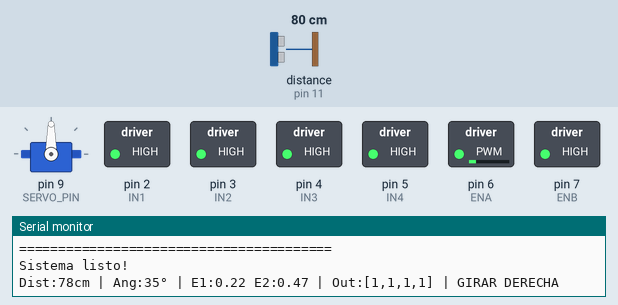
The sketch below on a simulated Arduino Uno, built with avr-gcc and run on an emulated ATmega328P. Shown: servo, switched loads named in the sketch (green lamp = pin HIGH), the last lines printed to the serial monitor. Wiring (inferred from the names in the program): ultrasonic range finder: trigger pin 12; echo pin 11. The test bench sets the inputs (shaded band); at power-on: distance to the obstacle (sensor on pin 11) 80 cm. The echo pulse lasts 58.3 µs per cm; pins used as bus, display or sensor lines are not drawn.

Above: at 2.38 s.
2.4 s: distance to the obstacle (sensor on pin 11) set to 50 cm
At 2.68 s:
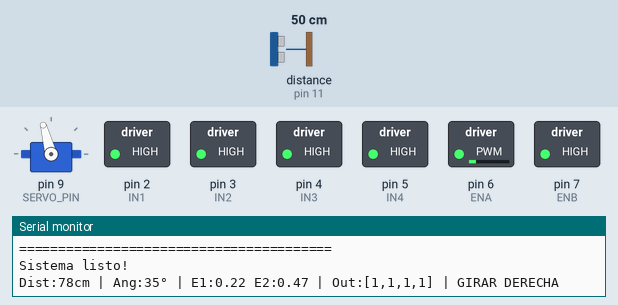
9.3 s: distance to the obstacle (sensor on pin 11) set to 46 cm
16.2 s: distance to the obstacle (sensor on pin 11) set to 2 cm
At 22.88 s:
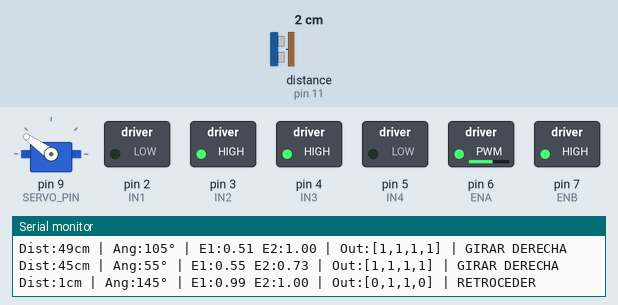
24.5 s: distance to the obstacle (sensor on pin 11) set to 39 cm
33.9 s: distance to the obstacle (sensor on pin 11) set to 45 cm
At 41.08 s:
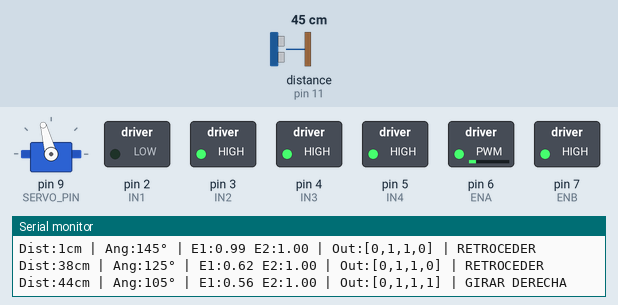
42.7 s: distance to the obstacle (sensor on pin 11) set to 120 cm
At 48.98 s:
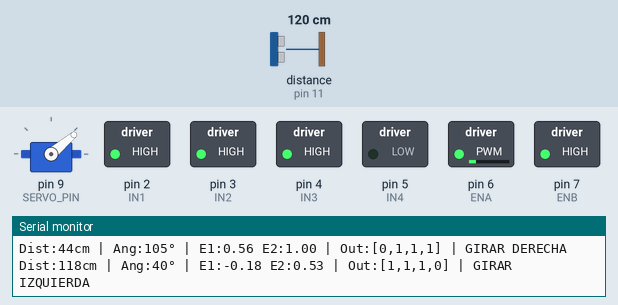
Timing chart, 0 to 52.5 s (numbered marks = the images above; inputs shaded):
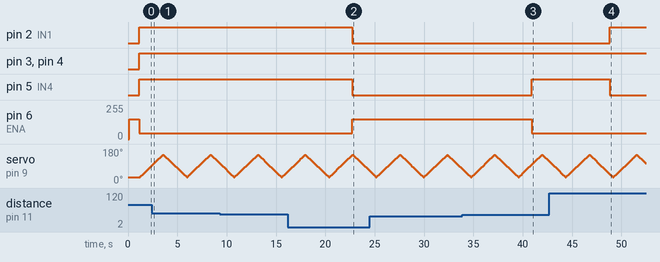

Measured:
- the behaviour switches between 44 and 45 cm on distance to the obstacle (sensor on pin 11) (found by bisection; images 2 and 3)
- after the input at 16.2 s, pin 5 (IN4): HIGH → LOW after 6.5 s; pin 6 (ENA): 44/255 → 150/255 after 6.5 s
- after the input at 33.9 s, pin 5 (IN4): LOW → HIGH after 7.0 s; pin 6 (ENA): 150/255 → 44/255 after 7.0 s
- after the input at 42.7 s, pin 5 (IN4): HIGH → LOW after 6.1 s

The sketch:

gabriel_coche_original.ino
```cpp
/*
 * COCHE AUTÓNOMO CON RED NEURONAL - GABRIEL OSEMBERG
 * RED ORIGINAL [2,3,4] - PESOS ENTRENADOS
 *
 * Proyecto: Arduino + Machine Learning para navegación autónoma
 * Curso: Metodologías de Resolución de Problemas
 *
 * Resultados del Entrenamiento:
 * - Error final: 0.022826
 * - Precisión: 100%
 * - Épocas: 40,000
 */

#include <Servo.h>

// ============================================================================
// CONFIGURACIÓN DE PINES
// ============================================================================

// Motor Driver L298N
#define IN1 2
#define IN2 3
#define IN3 4
#define IN4 5
#define ENA 6  // PWM para velocidad motor izquierdo
#define ENB 7  // PWM para velocidad motor derecho

// Sensor Ultrasónico
#define ECHO_PIN 11
#define TRIG_PIN 12

// Servo Motor
#define SERVO_PIN 9
Servo servoMotor;

// ============================================================================
// PARÁMETROS DE CONTROL
// ============================================================================

#define SPEED 150            // Velocidad base (0-255)
#define ANGULO_MIN 30        // Ángulo mínimo del servo
#define ANGULO_MAX 150       // Ángulo máximo del servo
#define DISTANCIA_MAXIMA 200 // Distancia máxima de detección (cm)

// Variables de control del servo
int grados_servo = ANGULO_MIN;
int incremento = 5;
unsigned long previousMillis = 0;
const long interval = 100;  // Intervalo de actualización servo (ms)

// Variables para tiempo de reacción adaptativo
int accionEnCurso = 0;
const int MULTIPLICADOR_REACCION = 50;

// ============================================================================
// ARQUITECTURA DE LA RED NEURONAL [2,3,4]
// ============================================================================

const int InputNodes = 3;   // 2 entradas + 1 BIAS
const int HiddenNodes = 4;  // 3 neuronas + 1 BIAS
const int OutputNodes = 4;  // 4 salidas (motores)

// Arrays para las capas
float InputLayer[InputNodes];
float HiddenLayer[HiddenNodes];
float OutputLayer[OutputNodes];

// ============================================================================
// MATRICES DE PESOS ENTRENADAS - GABRIEL OSEMBERG
// ============================================================================

float HiddenWeights[3][4] = {
    {0.09114312, -2.45302790, -45.66549094, -1.84135830},
    {24.32126115, -0.20990362, 0.16886829, -0.23475454},
    {26.36326205, 0.44933282, 0.16455262, -0.36798711}
};

float OutputWeights[4][4] = {
    {1.48225984, 1.49254769, 1.57294093, 3.19259587},
    {-3.10290811, -0.38778420, -3.00188098, 2.00064132},
    {5.43171528, -2.51351761, 1.04428182, -3.62118373},
    {-1.00216187, 1.58838169, 0.42982645, 4.99342611}
};

// ============================================================================
// SETUP - Inicialización
// ============================================================================

void setup() {
    // Inicializar comunicación serial
    Serial.begin(9600);
    Serial.println("========================================");
    Serial.println("COCHE AUTONOMO - GABRIEL OSEMBERG");
    Serial.println("Red Neuronal [2,3,4]");
    Serial.println("Precision: 100% | Error: 0.022826");
    Serial.println("========================================");

    // Configurar pines de motores
    pinMode(IN1, OUTPUT);
    pinMode(IN2, OUTPUT);
    pinMode(IN3, OUTPUT);
    pinMode(IN4, OUTPUT);
    pinMode(ENA, OUTPUT);
    pinMode(ENB, OUTPUT);

    // Configurar sensor ultrasónico
    pinMode(ECHO_PIN, INPUT);
    pinMode(TRIG_PIN, OUTPUT);

    // Configurar servo
    servoMotor.attach(SERVO_PIN);
    servoMotor.write(grados_servo);

    // Velocidad inicial máxima
    analogWrite(ENA, SPEED);
    analogWrite(ENB, SPEED);

    Serial.println("Sistema listo!");
    delay(1000);
}

// ============================================================================
// LOOP PRINCIPAL
// ============================================================================

void loop() {
    unsigned long currentMillis = millis();

    // Controlar movimiento del servo (barrido)
    if (currentMillis - previousMillis >= interval) {
        previousMillis = currentMillis;

        // Mover servo
        servoMotor.write(grados_servo);
        grados_servo += incremento;

        // Invertir dirección al llegar a los límites
        if (grados_servo >= ANGULO_MAX || grados_servo <= ANGULO_MIN) {
            incremento = -incremento;
        }

        // Ejecutar lógica de conducción
        conducir();
    }
}

// ============================================================================
// FUNCIÓN PRINCIPAL DE CONDUCCIÓN
// ============================================================================

void conducir() {
    // Decrementar contador de acción en curso
    if (accionEnCurso > 0) {
        accionEnCurso--;
        return;  // Continuar con la acción actual
    }

    // ========== CAPTURA DE DATOS DE SENSORES ==========

    // Leer distancia del sensor ultrasónico
    int distance = Distance_test();

    // Obtener posición actual del servo
    int angulo = grados_servo;

    // ========== NORMALIZACIÓN DE ENTRADAS ==========

    // Entrada 1: Distancia normalizada a rango [-1, 1]
    float entrada1 = ((-2.0 / DISTANCIA_MAXIMA) * float(distance)) + 1.0;
    entrada1 = constrain(entrada1, -1.0, 1.0);

    // Entrada 2: Posición angular normalizada a rango [-1, 1]
    float entrada2 = (2.0 / ANGULO_MAX) * float(angulo);
    entrada2 = constrain(entrada2, -1.0, 1.0);

    // ========== TIEMPO DE REACCIÓN ADAPTATIVO ==========
    accionEnCurso = int((entrada1 + 1.0) * MULTIPLICADOR_REACCION);

    // ========== PREPARAR ENTRADAS PARA LA RED ==========
    InputLayer[0] = entrada1;
    InputLayer[1] = entrada2;
    InputLayer[2] = 1.0;  // BIAS

    // ========== INFERENCIA DE LA RED NEURONAL ==========
    InputToOutput();

    // ========== PROCESAR SALIDAS ==========
    int out1 = round(abs(OutputLayer[0]));
    int out2 = round(abs(OutputLayer[1]));
    int out3 = round(abs(OutputLayer[2]));
    int out4 = round(abs(OutputLayer[3]));

    // ========== AJUSTE DE VELOCIDAD PARA GIROS ==========
    int carSpeed = SPEED;

    // Si está girando, aumentar velocidad
    if ((out1 + out3) == 2 || (out2 + out4) == 2) {
        carSpeed = SPEED * 2;
    }

    // Aplicar velocidad
    analogWrite(ENA, carSpeed);
    analogWrite(ENB, carSpeed);

    // ========== CONTROL DE MOTORES ==========
    digitalWrite(IN1, out1);
    digitalWrite(IN2, out2);
    digitalWrite(IN3, out3);
    digitalWrite(IN4, out4);

    // ========== DEBUG - Serial Monitor ==========
    Serial.print("Dist:");
    Serial.print(distance);
    Serial.print("cm | Ang:");
    Serial.print(angulo);
    Serial.print("° | E1:");
    Serial.print(entrada1, 2);
    Serial.print(" E2:");
    Serial.print(entrada2, 2);
    Serial.print(" | Out:[");
    Serial.print(out1);
    Serial.print(",");
    Serial.print(out2);
    Serial.print(",");
    Serial.print(out3);
    Serial.print(",");
    Serial.print(out4);
    Serial.print("] | ");

    // Mostrar acción
    if (out1 == 1 && out4 == 1 && out2 == 0 && out3 == 0) {
        Serial.println("AVANZAR");
    } else if (out2 == 1 && out3 == 1 && out1 == 0 && out4 == 0) {
        Serial.println("RETROCEDER");
    } else if (out2 == 1 && out4 == 1) {
        Serial.println("GIRAR DERECHA");
    } else if (out1 == 1 && out3 == 1) {
        Serial.println("GIRAR IZQUIERDA");
    } else {
        Serial.println("DETENIDO");
    }
}

// ============================================================================
// FORWARD PROPAGATION - Inferencia de la Red Neuronal
// ============================================================================

void InputToOutput() {
    // ========== CAPA OCULTA ==========
    for (int i = 0; i < HiddenNodes; i++) {
        float sum = 0.0;
        for (int j = 0; j < InputNodes; j++) {
            sum += InputLayer[j] * HiddenWeights[j][i];
        }
        HiddenLayer[i] = tanh(sum);
    }

    // ========== CAPA DE SALIDA ==========
    for (int i = 0; i < OutputNodes; i++) {
        float sum = 0.0;
        for (int j = 0; j < HiddenNodes; j++) {
            sum += HiddenLayer[j] * OutputWeights[j][i];
        }
        OutputLayer[i] = tanh(sum);
    }
}

// ============================================================================
// MEDICIÓN DE DISTANCIA CON SENSOR ULTRASÓNICO
// ============================================================================

int Distance_test() {
    // Generar pulso ultrasónico
    digitalWrite(TRIG_PIN, LOW);
    delayMicroseconds(2);
    digitalWrite(TRIG_PIN, HIGH);
    delayMicroseconds(10);
    digitalWrite(TRIG_PIN, LOW);

    // Medir tiempo de respuesta del eco
    long duration = pulseIn(ECHO_PIN, HIGH, 30000);

    // Calcular distancia en centímetros
    int distance = duration * 0.034 / 2;

    // Limitar a rango válido
    if (distance == 0 || distance > DISTANCIA_MAXIMA) {
        distance = DISTANCIA_MAXIMA;
    }

    return distance;
}
```
